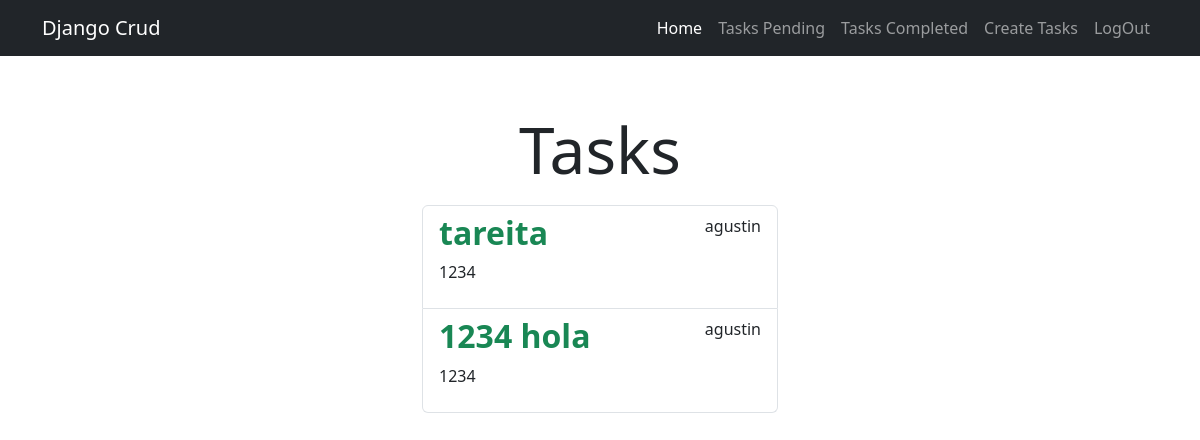
Before: /tasks/ (signed in) with the older database file.
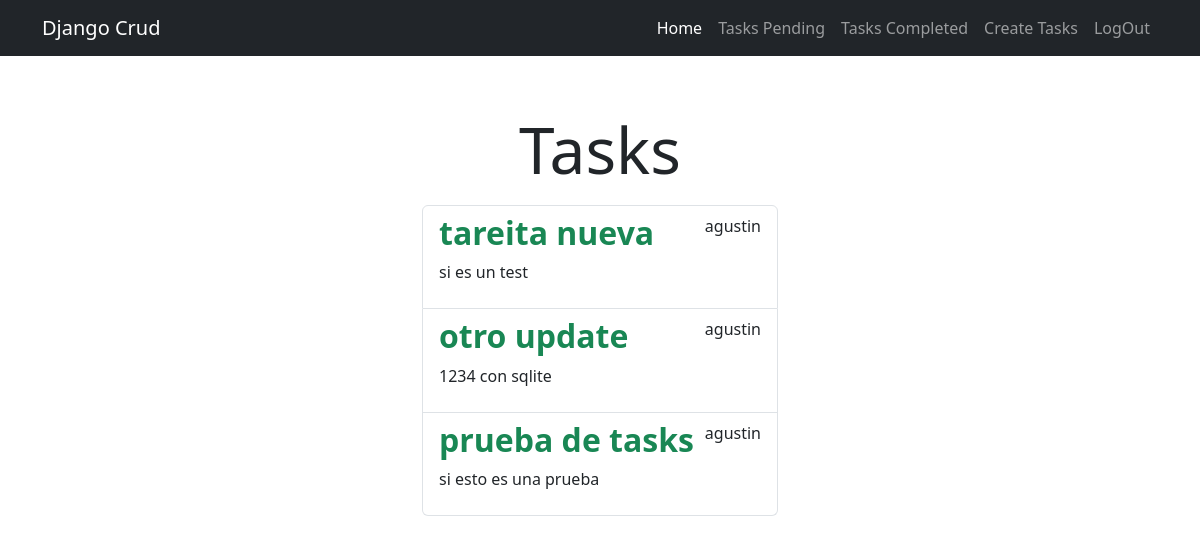
After: the same page with the newer database file.
### tasks/models.py (models this page shows, shortened)
class Task(models.Model):
  title = models.CharField(max_length=200)
  description = models.TextField(max_length=1000)
  created = models.DateTimeField(auto_now_add=True)
  datecompleted = models.DateTimeField(null=True, blank=True)
  important = models.BooleanField(default=False)
  user = models.ForeignKey(User, on_delete=models.CASCADE)
  user = models.ForeignKey(User, on_delete=models.CASCADE)

### tasks/views.py (the view)
# urls.py: path('tasks/', views.tasks, name='tasks'),
@login_required
def tasks(request):
    tasks = Task.objects.filter(user=request.user, datecompleted__isnull=True)
    return render(request, 'tasks.html', {'tasks' : tasks})

### tasks/templates/tasks.html (shortened to what this page needs)
{% extends "base.html" %}
{% block content %}
    <main class="container">
            <div class="row">
                <div class="col-md-4 offset-md-4 mt-5">
                    <h1 class="text-center display-3 py-2">Tasks</h1>
                    <ul class="list-group">
                    {% for task in tasks %}
                    <a class="list-group-item" href= "{% url "task_detail" task.id %}">
                        <header class="d-flex justify-content-between">
                        {% if task.important %}
                        <h2 class="fw-bold text-success">{{task.title}}</h2>
                        {% else %}
                        <h2 class="fw-bold">{{task.title}}</h2>
                        {% endif %}
                        <p>{{task.user.username}}</p>
                    </header>
                    <p>{{task.description}}</p>
                    </a>
                    {% endfor %}
                    </ul>
                </div>
            </div>
    </main>
{% endblock %}

### tasks/templates/base.html (shortened to what this page needs)
<!DOCTYPE html>
<html>
    <head>
        <link rel="stylesheet" href="https://cdn.jsdelivr.net/npm/bootstrap@5.3.5/dist/css/bootstrap.min.css">
    </head>
    <nav class="navbar navbar-expand-lg bg-dark navbar-dark">
        <div class="container">
          <a class="navbar-brand" href="/">Django Crud</a>
          <div class="collapse navbar-collapse" id="navbarNav">
            <ul class="navbar-nav ms-auto">
              <li class="nav-item">
                <a class="nav-link active" aria-current="page" href="/">Home</a>
              </li>
                {% if user.is_authenticated %}
                <li class="nav-item"><a class="nav-link" href="/tasks">Tasks Pending</a></li>
                <li class="nav-item"><a class="nav-link" href="/tasks_completed">Tasks Completed</a></li>
                <li class="nav-item"><a class="nav-link" href="/tasks/create/">Create Tasks</a></li>
                <li class="nav-item"><a class="nav-link" href="/logout">LogOut</a></li>
                {% endif %}
            </ul>
          </div>
        </div>
      </nav>
    <body>
        {% block content %}
        {% endblock %}
    </body>
</html>

Changed rows visible on the page:
changed Task: title "tareita" → "tareita nueva"; description "1234" → "si es un test"
changed Task: title "1234 hola" → "otro update"; description "1234" → "1234 con sqlite"
added Task: title "prueba de tasks", user.username "agustin", description "si esto es una prueba"
